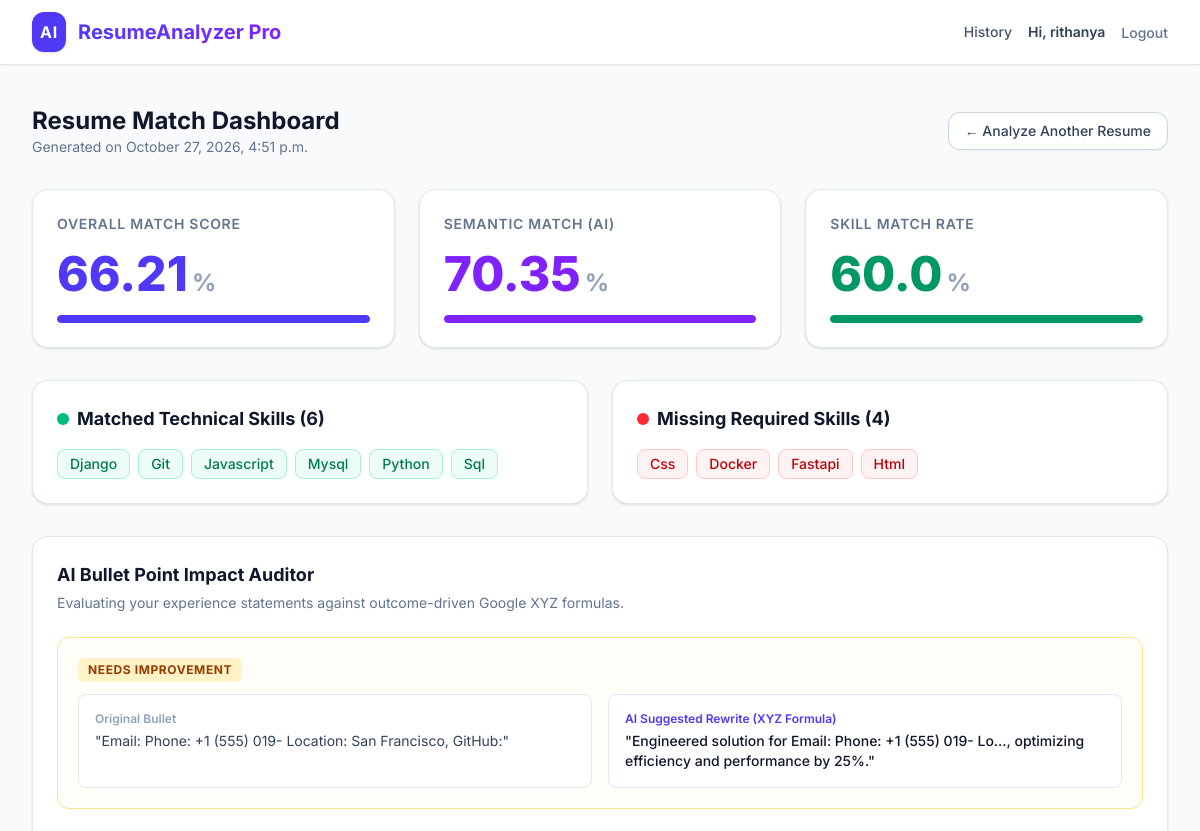
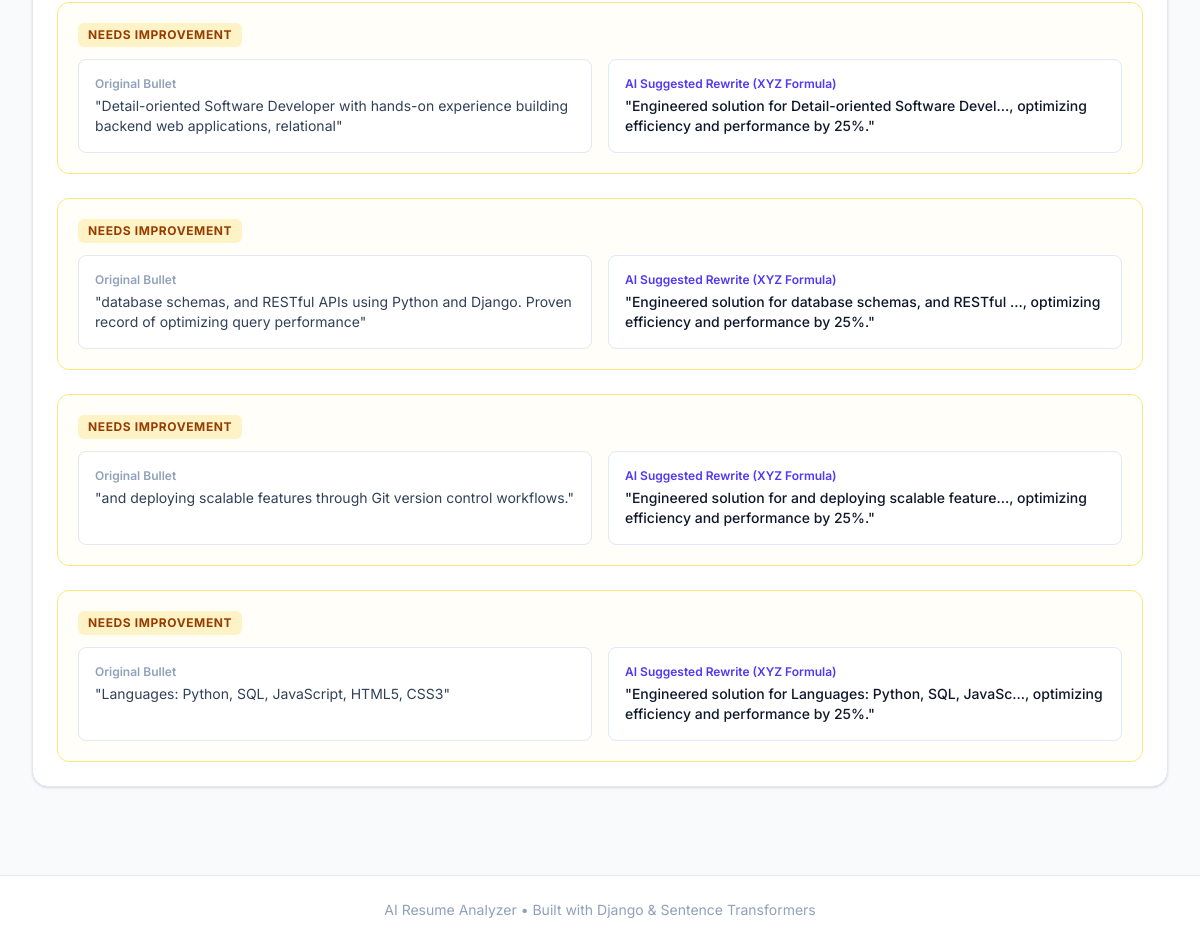
/report/1/ (signed in), run on the app's committed database (2 pictures, top to bottom).
### analyzer/models.py (models this page shows, shortened)
class AnalysisReport(models.Model):
    resume = models.ForeignKey(Resume, on_delete=models.CASCADE, related_name='reports')
    job_description = models.ForeignKey(JobDescription, on_delete=models.CASCADE)
    overall_score = models.FloatField(default=0.0)
    semantic_score = models.FloatField(default=0.0)
    skill_match_score = models.FloatField(default=0.0)
    matched_skills = models.TextField(blank=True, null=True)
    missing_skills = models.TextField(blank=True, null=True)
    bullet_suggestions = models.JSONField(blank=True, null=True)
    created_at = models.DateTimeField(auto_now_add=True)

### analyzer/views.py (the view)
# urls.py: path('report/<int:report_id>/', views.view_report, name='view_report'),
@login_required  # Protect route
def view_report(request, report_id):
    report = get_object_or_404(AnalysisReport, id=report_id, resume__user=request.user)
    matched_list = [s.strip() for s in report.matched_skills.split(',')] if report.matched_skills else []
    missing_list = [s.strip() for s in report.missing_skills.split(',')] if report.missing_skills else []
    context = {
        'report': report,
        'matched_skills': matched_list,
        'missing_skills': missing_list,
        'bullet_suggestions': report.bullet_suggestions,
    }
    return render(request, 'analyzer/results.html', context)

### analyzer/templates/analyzer/results.html (shortened to what this page needs)
{% extends 'analyzer/base.html' %}
{% block content %}
<div class="space-y-8">
    <div class="flex items-center justify-between">
        <div>
            <h1 class="text-2xl font-bold text-slate-900">Resume Match Dashboard</h1>
            <p class="text-sm text-slate-500">Generated on {{ report.created_at|date:"F j, Y, g:i a" }}</p>
        </div>
        <a href="{% url 'upload_resume' %}" class="inline-flex items-center px-4 py-2 border border-slate-300 shadow-xs text-sm font-medium rounded-xl text-slate-700 bg-white hover:bg-slate-50 transition-colors">
            &larr; Analyze Another Resume
        </a>
    </div>
    <div class="grid grid-cols-1 md:grid-cols-3 gap-6">
        <div class="bg-white p-6 rounded-2xl shadow-sm border border-slate-200 flex flex-col justify-between">
            <div class="text-sm font-semibold text-slate-500 uppercase tracking-wider">Overall Match Score</div>
            <div class="my-4 flex items-baseline">
                <span class="text-5xl font-extrabold text-indigo-600">{{ report.overall_score }}</span>
                <span class="ml-1 text-2xl font-bold text-slate-400">%</span>
            </div>
            <div class="w-full bg-slate-100 rounded-full h-2 overflow-hidden">
                <div class="bg-indigo-600 h-2 rounded-full w-[{{ report.overall_score }}%"></div>
            </div>
        </div>
        <div class="bg-white p-6 rounded-2xl shadow-sm border border-slate-200 flex flex-col justify-between">
            <div class="text-sm font-semibold text-slate-500 uppercase tracking-wider">Semantic Match (AI)</div>
            <div class="my-4 flex items-baseline">
                <span class="text-5xl font-extrabold text-violet-600">{{ report.semantic_score }}</span>
                <span class="ml-1 text-2xl font-bold text-slate-400">%</span>
            </div>
            <div class="w-full bg-slate-100 rounded-full h-2 overflow-hidden">
                <div class="bg-violet-600 h-2 rounded-full w-[{{ report.semantic_score }}%"></div>
            </div>
        </div>
        <div class="bg-white p-6 rounded-2xl shadow-sm border border-slate-200 flex flex-col justify-between">
            <div class="text-sm font-semibold text-slate-500 uppercase tracking-wider">Skill Match Rate</div>
            <div class="my-4 flex items-baseline">
                <span class="text-5xl font-extrabold text-emerald-600">{{ report.skill_match_score }}</span>
                <span class="ml-1 text-2xl font-bold text-slate-400">%</span>
            </div>
            <div class="w-full bg-slate-100 rounded-full h-2 overflow-hidden">
                <div class="bg-emerald-600 h-2 rounded-full w-[{{ report.skill_match_score }}%"></div>
            </div>
        </div>
    </div>
    <div class="grid grid-cols-1 lg:grid-cols-2 gap-6">
        <div class="bg-white p-6 rounded-2xl shadow-sm border border-slate-200">
            <h3 class="text-lg font-bold text-slate-900 mb-4 flex items-center">
                <span class="w-3 h-3 bg-emerald-500 rounded-full mr-2"></span>
                Matched Technical Skills ({{ matched_skills|length }})
            </h3>
            <div class="flex flex-wrap gap-2">
                {% if matched_skills %}
                    {% for skill in matched_skills %}
                        <span class="inline-flex items-center px-3 py-1 rounded-lg text-sm font-medium bg-emerald-50 text-emerald-700 border border-emerald-200">
                            {{ skill }}
                        </span>
                    {% endfor %}
                {% else %}
                    <p class="text-sm text-slate-400 italic">No explicit matching tech stack keywords found.</p>
                {% endif %}
            </div>
        </div>
        <div class="bg-white p-6 rounded-2xl shadow-sm border border-slate-200">
            <h3 class="text-lg font-bold text-slate-900 mb-4 flex items-center">
                <span class="w-3 h-3 bg-red-500 rounded-full mr-2"></span>
                Missing Required Skills ({{ missing_skills|length }})
            </h3>
            <div class="flex flex-wrap gap-2">
                {% if missing_skills %}
                    {% for skill in missing_skills %}
                        <span class="inline-flex items-center px-3 py-1 rounded-lg text-sm font-medium bg-red-50 text-red-700 border border-red-200">
                            {{ skill }}
                        </span>
                    {% endfor %}
                {% else %}
                    <p class="text-sm text-emerald-600 font-medium">Great job! No key technical requirements are missing.</p>
                {% endif %}
            </div>
        </div>
    </div>
    <div class="bg-white p-6 rounded-2xl shadow-sm border border-slate-200">
        <h3 class="text-lg font-bold text-slate-900 mb-1">AI Bullet Point Impact Auditor</h3>
        <p class="text-sm text-slate-500 mb-6">Evaluating your experience statements against outcome-driven Google XYZ formulas.</p>
        <div class="space-y-6">
            {% if bullet_suggestions %}
                {% for item in bullet_suggestions %}
                    <div class="p-5 rounded-xl border {% if item.status == 'Strong' %}border-emerald-200 bg-emerald-50/30{% else %}border-amber-200 bg-amber-50/30{% endif %}">
                        <div class="flex items-center justify-between mb-2">
                            <span class="text-xs font-bold uppercase tracking-wider px-2.5 py-1 rounded-md {% if item.status == 'Strong' %}bg-emerald-100 text-emerald-800{% else %}bg-amber-100 text-amber-800{% endif %}">
                                {{ item.status }}
                            </span>
                        </div>
                        <div class="grid grid-cols-1 md:grid-cols-2 gap-4 mt-3">
                            <div class="bg-white p-4 rounded-lg border border-slate-200">
                                <span class="block text-xs font-semibold text-slate-400 mb-1">Original Bullet</span>
                                <p class="text-sm text-slate-700">"{{ item.original }}"</p>
                            </div>
                            <div class="bg-white p-4 rounded-lg border border-indigo-100 bg-indigo-50/20">
                                <span class="block text-xs font-semibold text-indigo-600 mb-1">AI Suggested Rewrite (XYZ Formula)</span>
                                <p class="text-sm text-slate-900 font-medium">"{{ item.suggestion }}"</p>
                            </div>
                        </div>
                    </div>
                {% endfor %}
            {% else %}
                <p class="text-sm text-slate-400 italic">No resume bullet points detected for auditing.</p>
            {% endif %}
        </div>
    </div>
</div>
{% endblock %}

### analyzer/templates/analyzer/base.html (shortened to what this page needs)
<!DOCTYPE html>
<html lang="en">
<head>
    <script src="https://cdn.jsdelivr.net/npm/@tailwindcss/browser@4"></script>
</head>
<body class="bg-slate-50 text-slate-800 min-h-screen flex flex-col justify-between">
    <header class="bg-white border-b border-slate-200 sticky top-0 z-50 shadow-xs">
        <div class="max-w-7xl mx-auto px-4 sm:px-6 lg:px-8 h-16 flex items-center justify-between">
            <a href="{% url 'upload_resume' %}" class="flex items-center space-x-3">
                <div class="bg-indigo-600 text-white p-2 rounded-xl font-bold tracking-wider shadow-sm">
                    AI
                </div>
                <span class="text-xl font-bold bg-gradient-to-r from-indigo-600 to-violet-600 bg-clip-text text-transparent">
                </span>
            </a>
            <div class="flex items-center space-x-4">
                {% if user.is_authenticated %}
                <a href="{% url 'history' %}" class="text-sm font-medium text-slate-600 hover:text-indigo-600 transition-colors">History</a>
                <span class="text-sm font-semibold text-slate-700">Hi, {{ user.username }}</span>
                <form method="POST" action="{% url 'logout' %}" class="inline">
                    <button type="submit" class="text-sm font-medium text-slate-500 hover:text-red-600 transition-colors cursor-pointer">
                        Logout
                    </button>
                </form>
                {% else %}
                <a href="{% url 'login' %}" class="text-sm font-medium text-slate-600 hover:text-indigo-600 transition-colors">Log In</a>
                <a href="{% url 'signup' %}" class="text-sm font-semibold text-white bg-indigo-600 hover:bg-indigo-700 px-4 py-2 rounded-xl shadow-xs transition-colors">Sign Up</a>
                {% endif %}
            </div>
        </div>
    </header>
    <main class="max-w-7xl w-full mx-auto px-4 sm:px-6 lg:px-8 py-10 flex-grow">
        {% block content %}
        {% endblock %}
    </main>
    <footer class="bg-white border-t border-slate-200 py-6 mt-12">
        <div class="max-w-7xl mx-auto px-4 text-center text-sm text-slate-400">
            AI Resume Analyzer &bull; Built with Django & Sentence Transformers
        </div>
    </footer>
</body>
</html>

### analyzer/templates/analyzer/base.html (style rules this page uses)
body { font-family: 'Inter', sans-serif; }

### data on the page
AnalysisReport: created_at "October 27, 2026, 4:51 p.m.", overall_score "66.21", semantic_score "70.35", skill_match_score "60.0"

### other printed values
{{ user.username }} "rithanya"
{{ matched_skills|length }} "6"
{{ skill }} "Django" "Git" "Javascript" "Mysql" "Python" "Sql"
{{ missing_skills|length }} "4"
{{ skill }} "Css" "Docker" "Fastapi" "Html"
{{ item.status }} "NEEDS IMPROVEMENT" "NEEDS IMPROVEMENT" "NEEDS IMPROVEMENT" "NEEDS IMPROVEMENT" "NEEDS IMPROVEMENT"
{{ item.original }} "Email: Phone: +1 (555) 019- Location: San Francisco, GitHub:" "Detail-oriented Software Developer with hands-on experience building backend web applications, relational" "database schemas, and RESTful APIs using Python and Django. Proven record of optimizing query performance" "and deploying scalable features through Git version control workflows." "Languages: Python, SQL, JavaScript, HTML5, CSS3"
{{ item.suggestion }} "Engineered solution for Email: Phone: +1 (555) 019- Lo..., optimizing efficiency and performance by 25%." "Engineered solution for Detail-oriented Software Devel..., optimizing efficiency and performance by 25%." "Engineered solution for database schemas, and RESTful ..., optimizing efficiency and performance by 25%." "Engineered solution for and deploying scalable feature..., optimizing efficiency and performance by 25%." "Engineered solution for Languages: Python, SQL, JavaSc..., optimizing efficiency and performance by 25%."
